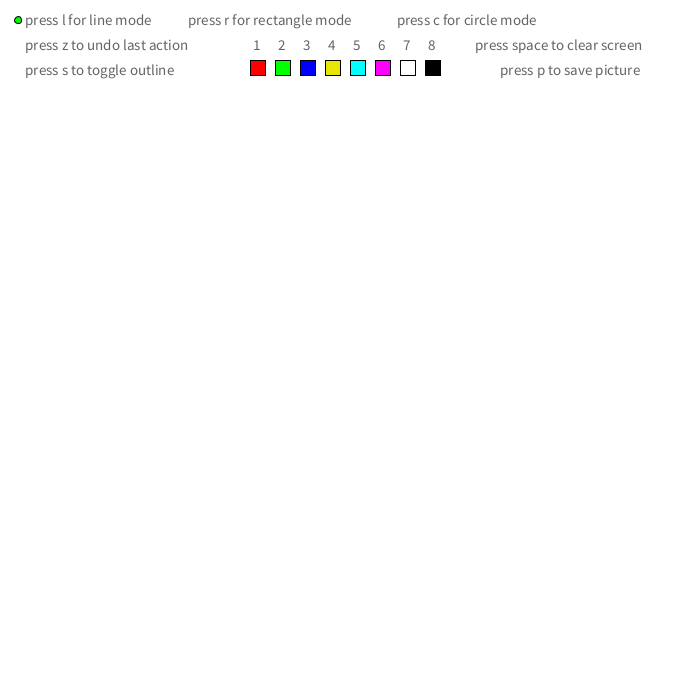
Frame 1 (no input)
Frame 60 (the mouse pressed at the canvas centre just before this capture): identical to frame 1, image omitted
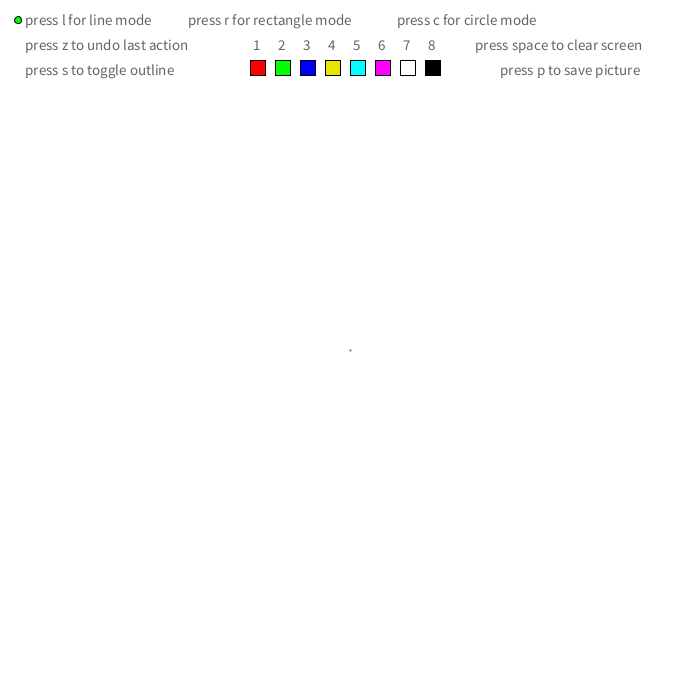
Frame 120 (the mouse held since frame 60 and released just before this capture)

The Processing sketch that drew these frames (run headless with seeded random() and noise(); from frame 60 on, the mouse is pressed at the canvas centre):

// Processing sketch: PaintProgram
// ── PaintProgram.pde
//Paint Program

ArrayList<Drawable> shapes;

int mode=1;

int r=100;
int g=100;
int b=100;
int s=0;
int smode=1;

void setup() {

  shapes= new ArrayList<Drawable>();

  size(700, 700);
}

void draw() {
  background(255);

  for (Drawable i : shapes) {
    i.display();
  }
  strokeWeight(1);
  stroke(0);
  fill(0,255,0);
  if (smode==2){
    ellipse(18,70,7,7);
  }
  if (mode==1){
    ellipse(18,20,7,7);
  }
  if (mode==2){
    ellipse(225,20,7,7);
  }
  if (mode==3){
    ellipse(490,20,7,7);
  }

  noStroke();
  fill(100);
  textSize(15);
  text("press l for line mode            press r for rectangle mode               press c for circle mode", 25, 25);
  text("press z to undo last action", 25, 50);
  text("press space to clear screen", 475, 50);
  text("press s to toggle outline", 25, 75);
  text("press p to save picture", 500, 75);
  text("1", 253, 50);
  text("2", 278, 50);
  text("3", 303, 50);
  text("4", 328, 50);
  text("5", 353, 50);
  text("6", 378, 50);
  text("7", 403, 50);
  text("8", 428, 50);
  
  
  stroke(0);
  fill(255,0,0);
  rect(250,60,15,15);
  fill(0,255,0);
  rect(275,60,15,15);
  fill(0,0,255);
  rect(300,60,15,15);
  fill(230,230,0);
  rect(325,60,15,15);
  fill(0,255,255);
  rect(350,60,15,15);
  fill(255,0,255);
  rect(375,60,15,15);
  fill(255,255,255);
  rect(400,60,15,15);
  fill(0,0,0);
  rect(425,60,15,15);
}

void keyPressed() {
  if (key=='p'){
    save("pic.jpg");
  }
  if (key=='s'){
    if (smode==1){
      s=1;
      smode=2;
    }
    else if (smode==2){
      s=0;
      smode=1;
    }
  }
  if (key=='1'){
    r=255;
    g=0;
    b=0;
  }
  if (key=='1'){
    r=255;
    g=0;
    b=0;
  }
  if (key=='2'){
    r=0;
    g=255;
    b=0;
  }
  if (key=='3'){
    r=0;
    g=0;
    b=255;
  }
  if (key=='4'){
    r=230;
    g=230;
    b=0;
  }
  if (key=='5'){
    r=0;
    g=255;
    b=255;
  }
  if (key=='6'){
    r=255;
    g=0;
    b=255;
  }
  if (key=='7'){
    r=255;
    g=255;
    b=255;
  }
  if (key=='8'){
    r=0;
    g=0;
    b=0;
  }
  if (key=='l') {
    mode=1;
  }
  if (key=='r') {
    mode=2;
  }
  if (key=='c') {
    mode=3;
  }
  if (shapes.size()>0) {
    if (key=='z') {
      shapes.remove(shapes.size()-1);
    }
    if (key==' '){
      for (int i=shapes.size()-1; i>=0; i--){
        shapes.remove(i);
      }
    }
  }
}

void mousePressed() {
  if (mode==1) {
    shapes.add(new Line(mouseX, mouseY,r,g,b));
  }
  if (mode==2) {
    shapes.add(new Rectangle(mouseX, mouseY,r,g,b,s));
  }
  if (mode==3) {
    shapes.add(new Circle(mouseX, mouseY,r,g,b,s));
  }
}
void mouseDragged() {
  if (shapes.size()>0) {
    shapes.get(shapes.size()-1).update(mouseX, mouseY);
  }
}

void mouseReleased() {
  shapes.get(shapes.size()-1).update(mouseX, mouseY);
}


// ── Circle.pde
class Circle implements Drawable{
  
  int x;
  int y;
  float rad;
  float rad2;
  int r;
  int g;
  int b;
  int s;
  
  Circle(int x1,int y1,int r1,int g1, int b1, int s1){
    
    x=x1;
    y=y1;
    rad=0;
    r=r1;
    g=g1;
    b=b1;
    s=s1;
    
  }
  
  void display(){
    stroke(0);
    strokeWeight(s);
    fill(r,g,b);
    ellipse(x,y,2*rad,2*rad2);
  }
    
  void update(int a, int b){
    rad=dist(x,0,a,0);
    rad2=dist(0,y,0,b);
  }
  
}

// ── Drawable.pde
interface Drawable{
  
  void display();
  
  void update(int a, int b);
  
}

// ── Line.pde
class Line implements Drawable {
  int x1;
  int y1;
  int x2;
  int y2;
  int r;
  int g;
  int b;

  Line(int x1a, int y1a, int r1, int g1, int b1) {
    x1=x1a;
    y1=y1a;
    x2=x1a;
    y2=y1a;
    r=r1;
    g=g1;
    b=b1;
  }
  
  void display(){
    stroke(r,g,b);
    strokeWeight(2);
    line(x1,y1,x2,y2);
  }
  
  void update(int a, int b){
    x2=a;
    y2=b;
  }
}


// ── Rectangle.pde
class Rectangle implements Drawable {

  int x;
  int y;
  int wid;
  int hite;
  int r;
  int g;
  int b;
  int s;

  Rectangle(int x1, int y1,int r1,int g1,int b1, int s1) {
    x=x1;
    y=y1;
    wid=0;
    hite=0;
    r=r1;
    g=g1;
    b=b1;
    s=s1;
  }

  void display() {
    stroke(0);
    strokeWeight(s);
    fill(r, g, b);
    rect(x, y, wid, hite);
  }
  
  void update(int a, int b){
    wid=a-x;
    hite=b-y;
  }
}
